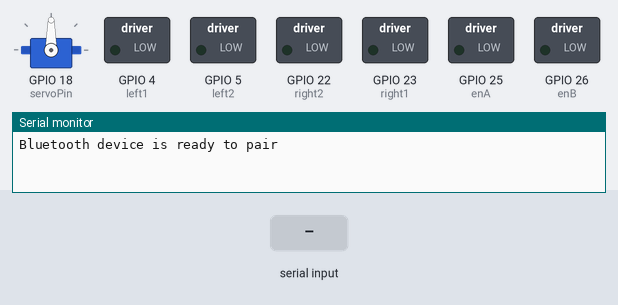
Bench run of a sketch on a simulated ESP32. Parts: servo, switched loads named in the sketch (green lamp = pin HIGH), the last lines printed to the serial monitor. The test bench sets the inputs (shaded band). Nothing arrives over Bluetooth unless stated.

Above: at 10.8 s.
10.9 s: "0" received over the second serial link
At 15.9 s:
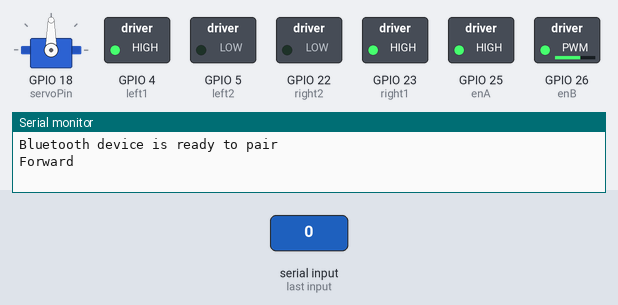
21.5 s: "1" received over the second serial link
At 25.9 s:
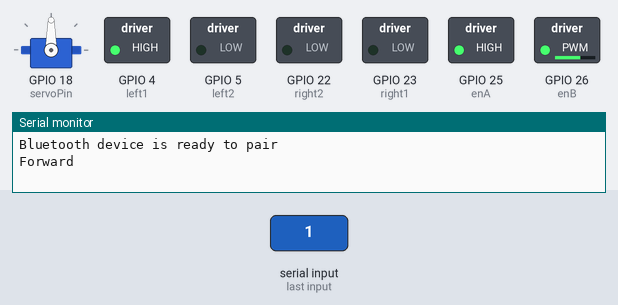
31.5 s: "2" received over the second serial link
At 35.9 s:
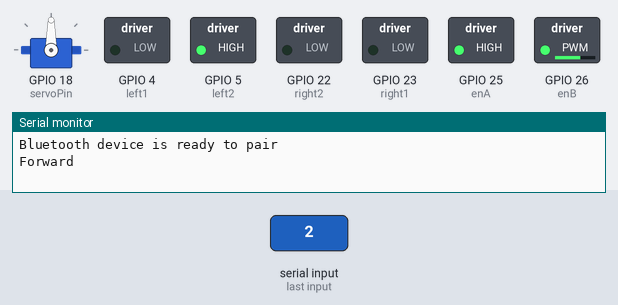
Timing chart, 0 to 41.5 s (numbered marks = the images above; inputs shaded):
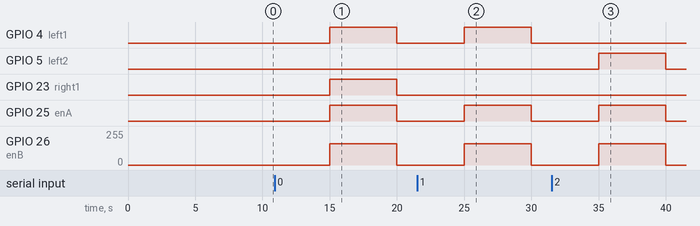

Measured:
- after the input at 10.9 s, GPIO 4 (left1), GPIO 23 (right1), GPIO 25 (enA): LOW → HIGH after 4.1 s, → LOW 5.0 s later; GPIO 26 (enB): 0/255 → 160/255 after 4.1 s, → 0/255 5.0 s later
- after the input at 21.5 s, GPIO 4 (left1), GPIO 25 (enA): LOW → HIGH after 3.5 s, → LOW 5.0 s later; GPIO 26 (enB): 0/255 → 160/255 after 3.5 s, → 0/255 5.0 s later
- after the input at 31.5 s, GPIO 5 (left2), GPIO 25 (enA): LOW → HIGH after 3.5 s, → LOW 5.0 s later; GPIO 26 (enB): 0/255 → 160/255 after 3.5 s, → 0/255 5.0 s later

The sketch:

testing.ino
```cpp
// Define the LED pin
#include "BluetoothSerial.h"
#include "esp_bt_device.h"
#include <ESP32Servo.h>
BluetoothSerial ESP_BT;

const int right1 = 23, right2 = 22, left1 = 4, left2 = 5, enA = 25, enB = 26;

char command;

// PWM channels

Servo myServo;  // Create servo object
const int servoPin = 18;  // GPIO 18 for the servo's signal line

// the setup function runs once when you press reset or power the board
void setup() {
  // initialize digital pin ledPin as an output.
  ESP_BT.begin("ESP32_BT");
  Serial.println("Bluetooth device is ready to pair");

  Serial.begin(115200);

  myServo.setPeriodHertz(50);
  myServo.attach(servoPin, 500, 2400);  // Attach the servo to the pin

  pinMode(right1, OUTPUT);
  pinMode(right2, OUTPUT);
  pinMode(left1, OUTPUT);
  pinMode(left2, OUTPUT);
  pinMode(enA, OUTPUT);
  pinMode(enB, OUTPUT);

  /*// Setup PWM for motor speed control
  ledcSetup(PWM_CHANNEL_1, PWM_FREQUENCY, PWM_RESOLUTION);
  ledcSetup(PWM_CHANNEL_2, PWM_FREQUENCY, PWM_RESOLUTION);

  // Attach PWM channels to the pins they will control
  ledcAttachPin(right1, PWM_CHANNEL_1);
  ledcAttachPin(left1, PWM_CHANNEL_2);*/

  stopMotors();
}

// the loop function runs over and over again forever
void loop() {
  if (ESP_BT.available()) {
    command = (char) ESP_BT.read();

    if (command == '0') {
      Serial.println("Forward");
      moveForward();
    } else if (command == '1') {
      turnLeft();
    } else if (command == '2') {
      turnRight();
    } else if (command == '3') {
      stopMotors();
    } else if (command == '4') {
      myServo.write(90);  // Move servo to the mid-point (90 degrees)
    }
  }

  delay(5000);
  stopMotors();
}

void moveForward() {

      analogWrite(enA, 255);
      analogWrite(enB, 160);
      digitalWrite(left1, HIGH);
      digitalWrite(left2, LOW);
      digitalWrite(right1, HIGH);
      digitalWrite(right2, LOW);

}

void turnLeft() {

      analogWrite(enA, 255);
      analogWrite(enB, 160);
      digitalWrite(left1, HIGH);
      digitalWrite(left2, LOW);
      digitalWrite(right1, LOW);
      digitalWrite(right2, LOW);

}

void turnRight() {

      analogWrite(enA, 255);
      analogWrite(enB, 160);
      digitalWrite(left1, LOW);
      digitalWrite(left2, HIGH);
      digitalWrite(right1, LOW);
      digitalWrite(right2, LOW);

}

void stopMotors() {

      analogWrite(enA, 0);
      analogWrite(enB, 0);
      digitalWrite(left1, LOW);
      digitalWrite(left2, LOW);
      digitalWrite(right1, LOW);
      digitalWrite(right2, LOW);

}
  
```
